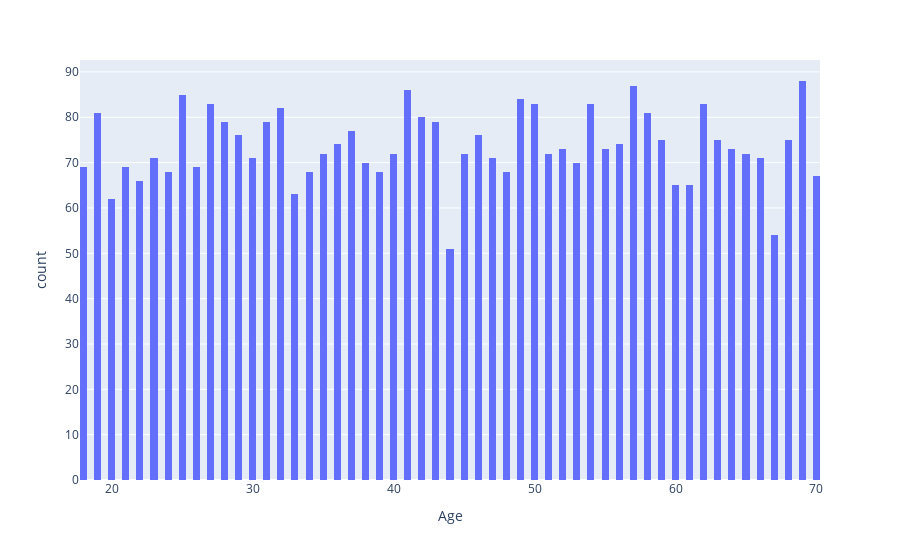

The cell this chart's notebook holds for it:
### Markdown cell above
# How data is distributed depend on Age

### Code cell
px.histogram(data_frame=df,x='Age',nbins=110)

### Figure 1 — Plotly figure (JSON) as saved in the notebook; plotly's stock layout.template omitted (floating-point values rounded to 4 significant figures; data arrays with more than 128 entries replaced by an {"elided": "..."} marker saying what was removed)
{"data": [{"bingroup": "x", "hovertemplate": "Age=%{x}<br>count=%{y}<extra></extra>", "legendgroup": "", "marker": {"color": "#636efa", "pattern": {"shape": ""}}, "name": "", "nbinsx": 110, "orientation": "v", "showlegend": false, "type": "histogram", "x": {"elided": "3900 int values"}, "xaxis": "x", "yaxis": "y"}], "layout": {"autosize": true, "barmode": "relative", "legend": {"tracegroupgap": 0}, "margin": {"t": 60}, "xaxis": {"anchor": "y", "autorange": true, "domain": [0, 1], "range": [17.75, 70.25], "title": {"text": "Age"}, "type": "linear"}, "yaxis": {"anchor": "x", "autorange": true, "domain": [0, 1], "range": [0, 92.63], "title": {"text": "count"}}}}
